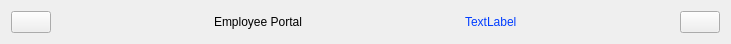
     <widget class="QWidget" name="layoutWidget">
      <property name="geometry">
       <rect>
        <x>0</x>
        <y>1</y>
        <width>731</width>
        <height>42</height>
       </rect>
      </property>
      <layout class="QHBoxLayout" name="horizontalLayout_3">
       <property name="spacing">
        <number>0</number>
       </property>
       <item>
        <widget class="QPushButton" name="btnSidebarToggle">
         <property name="maximumSize">
          <size>
           <width>40</width>
           <height>40</height>
          </size>
         </property>
         <property name="text">
          <string/>
         </property>
         <property name="icon">
          <iconset resource="resources.qrc">
           <normaloff>:/icons/icons/menu.png</normaloff>:/icons/icons/menu.png</iconset>
         </property>
         <property name="iconSize">
          <size>
           <width>30</width>
           <height>30</height>
          </size>
         </property>
         <property name="checkable">
          <bool>true</bool>
         </property>
        </widget>
       </item>
       <item>
        <spacer name="horizontalSpacer">
         <property name="orientation">
          <enum>Qt::Horizontal</enum>
         </property>
         <property name="sizeHint" stdset="0">
          <size>
           <width>40</width>
           <height>20</height>
          </size>
         </property>
        </spacer>
       </item>
       <item>
        <widget class="QLabel" name="label_2">
         <property name="styleSheet">
          <string notr="true">font: 18pt &quot;.AppleSystemUIFont&quot;;</string>
         </property>
         <property name="text">
          <string>Employee Portal</string>
         </property>
        </widget>
       </item>
       <item>
        <spacer name="horizontalSpacer_5">
         <property name="orientation">
          <enum>Qt::Horizontal</enum>
         </property>
         <property name="sizeHint" stdset="0">
          <size>
           <width>40</width>
           <height>20</height>
          </size>
         </property>
        </spacer>
       </item>
       <item>
        <widget class="QLabel" name="lblEmployeeName">
         <property name="styleSheet">
          <string notr="true">
color: rgb(0, 61, 255);</string>
         </property>
         <property name="text">
          <string>TextLabel</string>
         </property>
        </widget>
       </item>
       <item>
        <spacer name="horizontalSpacer_2">
         <property name="orientation">
          <enum>Qt::Horizontal</enum>
         </property>
         <property name="sizeHint" stdset="0">
          <size>
           <width>40</width>
           <height>20</height>
          </size>
         </property>
        </spacer>
       </item>
       <item>
        <widget class="QPushButton" name="btnSignOut">
         <property name="maximumSize">
          <size>
           <width>40</width>
           <height>40</height>
          </size>
         </property>
         <property name="text">
          <string/>
         </property>
         <property name="icon">
          <iconset resource="resources.qrc">
           <normaloff>:/icons/icons/exit.png</normaloff>:/icons/icons/exit.png</iconset>
         </property>
         <property name="iconSize">
          <size>
           <width>25</width>
           <height>25</height>
          </size>
         </property>
        </widget>
       </item>
      </layout>
     </widget>
